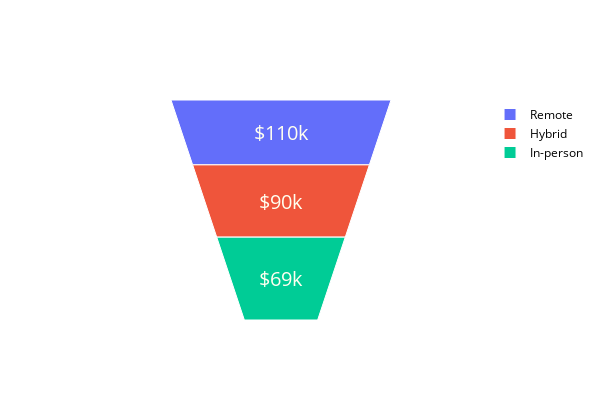

Here is the notebook cell this chart was saved with:
### Code cell
RemoteWork = df[['RemoteWork', 'ConvertedCompYearly']].dropna()
RemoteWork = RemoteWork[(RemoteWork['ConvertedCompYearly'] > 1000.00) & (RemoteWork['ConvertedCompYearly'] < 1000000.00)]
RemoteWork.replace('Hybrid (some remote, some in-person)','Hybrid',inplace=True)
RemoteWork = RemoteWork.groupby("RemoteWork")
RemoteWork = RemoteWork.mean()
RemoteWork = RemoteWork.sort_values(by='ConvertedCompYearly')[::-1]
RemoteWork = RemoteWork.reset_index()


fig = go.Figure(go.Funnelarea(
    labels = RemoteWork.RemoteWork,
    values  = RemoteWork.ConvertedCompYearly,
    textinfo = "value",
    textfont_size=20,
    texttemplate="%{value:$,.2s}",
    textfont=dict(color='ivory')))

fig.update_layout(
    height=400,  
    width=600,
    font=dict(color='black')
)
fig.show()

### Figure 1 — Plotly figure (JSON) as saved in the notebook; plotly's stock layout.template omitted (floating-point values rounded to 4 significant figures)
{"data": [{"labels": ["Remote", "Hybrid", "In-person"], "textfont": {"color": "ivory", "size": 20}, "textinfo": "value", "texttemplate": "%{value:$,.2s}", "type": "funnelarea", "values": [105400.0, 90450.0, 68510.0]}], "layout": {"font": {"color": "black"}, "height": 400, "width": 600}}
